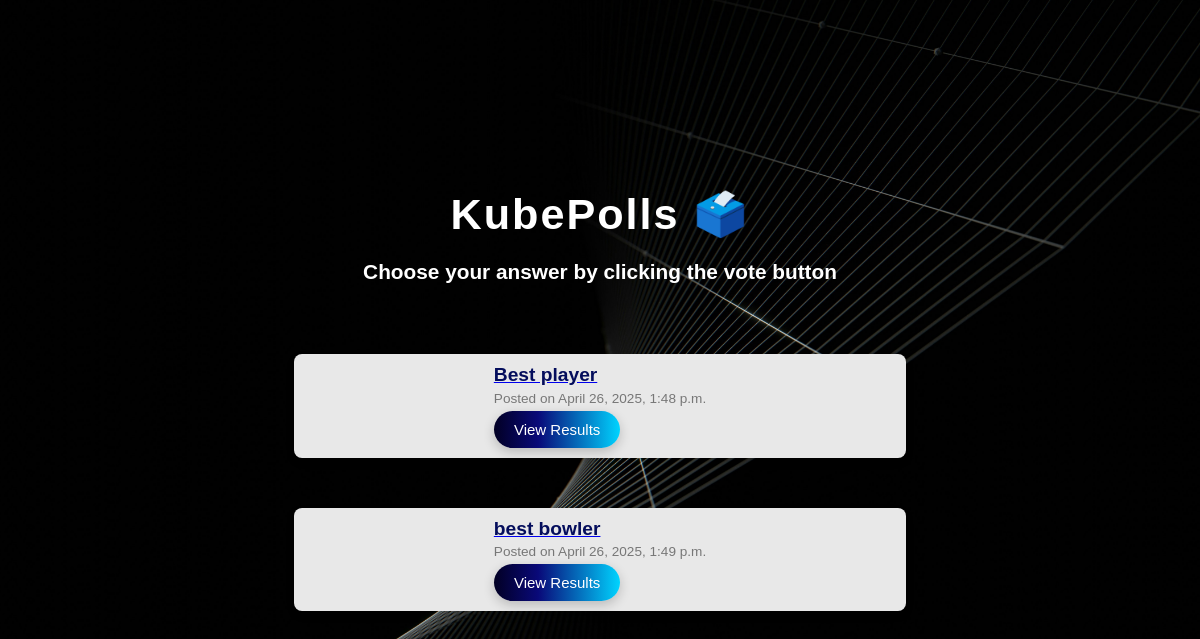
Page /poll-list/ on the earlier database version.
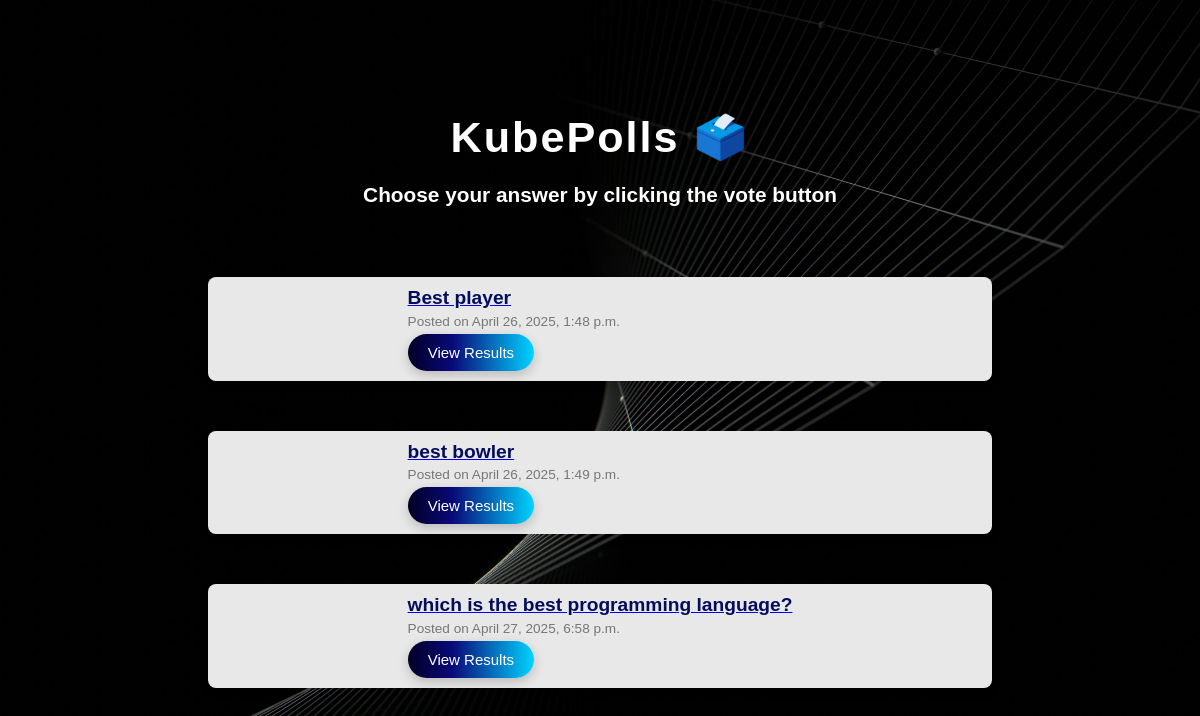
Same page on the later database version.
### members/models.py (models this page shows)
class VoteQuestions(models.Model):
    question = models.CharField(max_length=255)
    date = models.DateTimeField(default=timezone.now, blank=True)
    def __str__(self):
        return f"{self.question}"

### members/views.py (the view, shortened to what this page needs)
# urls.py: path('poll-list/', views.poll_list, name='poll-list'),
@csrf_exempt
def poll_list(request):
    data = VoteQuestions.objects.all()
    print(data)
    print(Choices.objects.all())
    template = loader.get_template('viewPolls.html')
    context = {'questions': data}
    return HttpResponse(template.render(context, request))

### members/models.py (called while the page is built)
    def __str__(self):
        return f"Choice: {self.choice} (Votes: {self.vote})"

### members/templates/viewPolls.html (shortened to what this page needs)
<!DOCTYPE html>
<html>
<head>
    {% load static %}
    <link rel="stylesheet" href="{% static 'css/style.css' %}">
</head>
<body>
    <h1 class="main-heading"> KubePolls 🗳️</h1>
    <p class="subheading">Choose your answer by clicking the vote button</p>
    {% if questions %}
        <div class="form-question">
            <div class="question-list">
                {% for question in questions %}
                    <div class="question-card">
                        <a href="/live-polls/?id={{question.id}}&text={{ question.question|urlencode }}">
                            <label class="question-text" >{{ question.question }}</label>
                        </a>
                        <label class="date">Posted on {{question.date}}</label>
                        <a href="/poll-results/?question_id={{question.id}}" class="result-button">View Results</a>
                    </div>
                {% endfor %}
            </div>
        </div>
    {% else %}
        <p style="text-align:center;">No questions found.</p>
    {% endif %}
</body>
</html>

### members/static/css/style.css (style rules this page uses)
* { margin: 0; padding: 0; box-sizing: border-box; }
body { font-family: 'Arial', sans-serif; color: #fff; display: flex; justify-content: center; align-items: center; min-height: 100vh; flex-direction: column; padding: 20px; background-image: url("../images/background.jpeg") ; background-size: cover; background-repeat: no-repeat; background-position: center; text-align: center; overflow-y: auto; }
h1 { font-size: calc(1.2rem + 2vw); color: #fff; margin-bottom: 20px; letter-spacing: 2px; animation: typewriter 3s steps(30) infinite, fadeIn 2s ease-out 1.5s infinite; white-space: nowrap; overflow: hidden; display: inline-block; }
p { font-size: 1.3rem; font-weight: bold; margin-bottom: 20px; animation: fadeIn 2s ease-out 0.5s; }
label { font-size: calc(0.7rem + 0.5vw); color: #ecf0f1; margin-bottom: 5px; display: block; text-align: center; }
.result-button { display: inline-block; margin-left: 20px; background: linear-gradient(90deg,rgba(2, 0, 36, 1) 0%, rgba(9, 9, 121, 1) 35%, rgba(0, 212, 255, 1) 100%); color: #fff; padding: 10px 20px; border: none; border-radius: 20px; font-size: 15px; cursor: pointer; transition: all 0.3s ease; margin-left: 0.1px; text-decoration: none; box-shadow: 0 4px 12px rgba(0, 0, 0, 0.2); }
.form-question { display: flex; justify-content: center; margin-top: 50px; }
.question-card { background-color: #e8e8e8; border-radius: 8px; box-shadow: 0 4px 8px rgba(0, 0, 0, 0.1); padding: 10px; padding-left: 25vh; padding-right: 25vh; }
.date { font-size: 0.85rem; color: #777; margin-top: 0.3rem; display: flex; flex-wrap: wrap; }
.question-list { gap: 50px; display: flex; flex-direction: column; text-align: left; }
.question-text { color: #040d5c; font-size: 1.2rem; font-weight: bold; text-align: left; cursor: pointer; pointer-events: auto; margin: 0; }

Differences in the rows shown:
added VoteQuestions: question "which is the best programming language?", date "April 27, 2025, 6:58 p.m."
